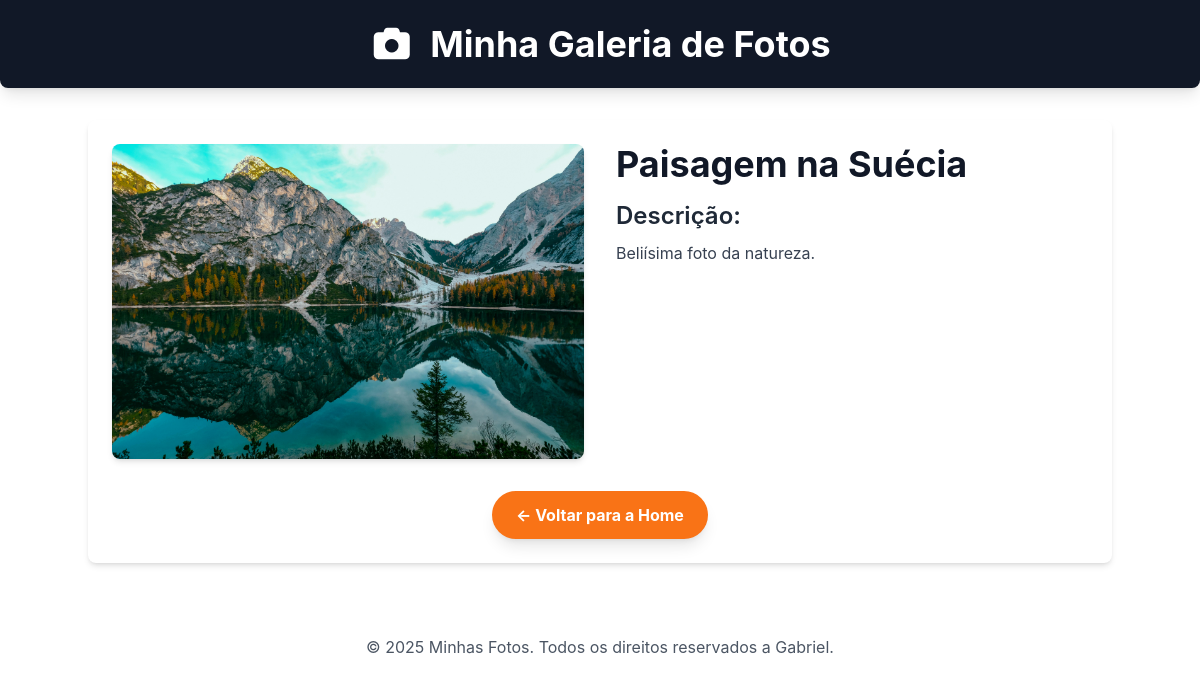
Screenshot of /fotos/foto/9/ with the database file from the repository.
### fotos/models.py (models this page shows, shortened)
class Foto(models.Model):
    title = models.CharField(max_length=100)
    image = models.ImageField(upload_to='galeria/img')
    description = models.TextField(blank=True)
    created_at = models.DateTimeField(auto_now_add=True)
    updated_at = models.DateTimeField(auto_now=True)
    class Meta:
        verbose_name = 'Foto'
        verbose_name_plural = 'Fotos'
        ordering = ['-created_at']

### fotos/views.py (the view)
# urls.py: path('foto/<int:id>/', views.foto_detail, name='foto_detail'),
def foto_detail(request, id):
    foto = get_object_or_404(Foto, id=id)
    context = {'foto': foto}
    return render(request, 'fotos/foto_detail.html', context)

### fotos/templates/fotos/foto_detail.html (shortened to what this page needs)
{% load static %}
<!DOCTYPE html>
<html lang="pt-br">
<head>
    <script src="https://cdn.tailwindcss.com"></script>
    <link rel="stylesheet" href="https://cdnjs.cloudflare.com/ajax/libs/font-awesome/7.0.0/css/all.min.css">
</head>
<body>
    <header class="bg-gray-900 text-white p-6 shadow-lg rounded-b-lg">
        <div class="container mx-auto flex flex-col sm:flex-row items-center justify-center">
            <div class="flex items-center mb-4 sm:mb-0">
                <div class="text-4xl mr-4">
                    <i class="fas fa-camera"></i>
                </div>
                <h1 class="text-4xl font-bold text-center sm:text-left">
                    Minha Galeria de Fotos
                </h1>
            </div>
        </div>
    </header>
    <main class="container mx-auto p-6 mt-8 bg-white rounded-lg shadow-md">
        <div class="flex flex-col md:flex-row gap-8">
            {% if foto.image %}
            <div class="md:w-1/2">
                <img src="{{ foto.image.url }}" alt="{{ foto.title }}" class="w-full h-auto rounded-lg shadow-md">
            </div>
            {% endif %}
            <div class="md:w-1/2">
                <h2 class="text-4xl font-bold text-gray-900 mb-4">{{ foto.title }}</h2>
                <h3 class="text-2xl font-semibold text-gray-800 mb-2">Descrição:</h3>
                <p class="text-gray-700 mb-6 leading-relaxed">{{ foto.description }}</p>
            </div>
        </div>
        <div class="mt-8 text-center">
            <a href="{% url 'home' %}"
                class="inline-block bg-orange-500 hover:bg-orange-600 text-white font-bold py-3 px-6 rounded-full transition duration-300 ease-in-out shadow-lg">
                &larr; Voltar para a Home
            </a>
        </div>
    </main>
</body>
<footer class="mt-12 p-6 text-center text-gray-600">
    <p>&copy; 2025 Minhas Fotos. Todos os direitos reservados a Gabriel.</p>
</footer>
</html>

### fotos/templates/fotos/foto_detail.html (style rules this page uses)
body { font-family: 'Inter', sans-serif; }

### rows the page displays
Foto: image (picture), title "Paisagem na Suécia", description "Beliísima foto da natureza."
